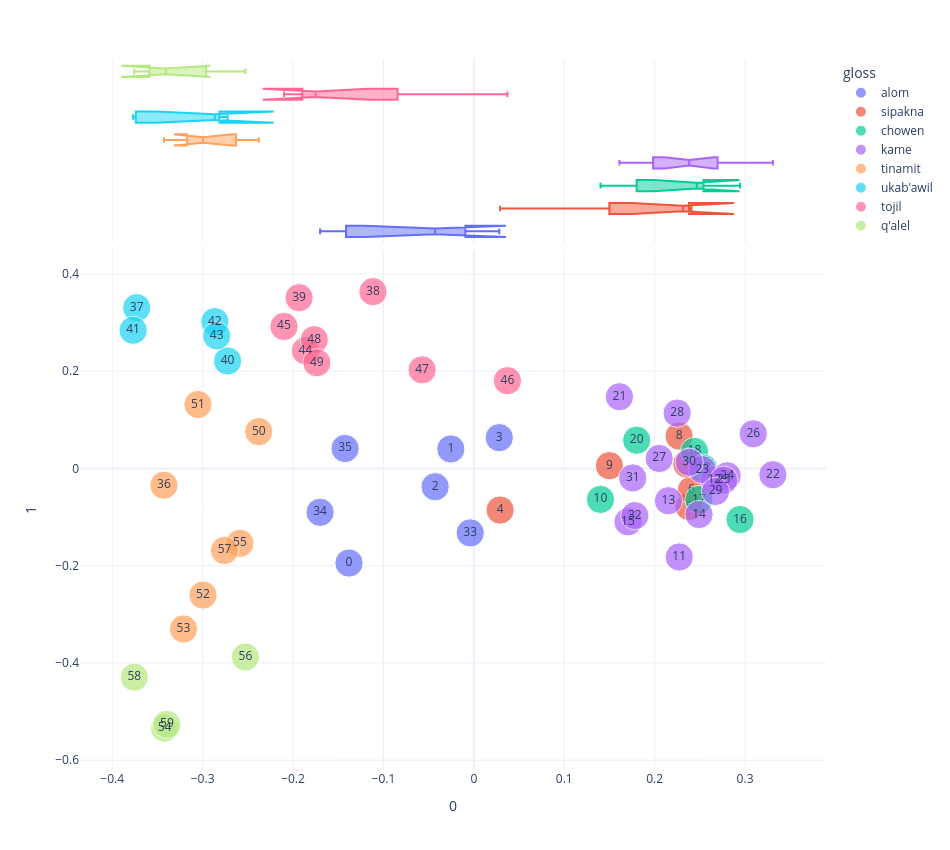

Here is the notebook cell this chart was saved with:
### Code cell
plot_pca(0,1)

### Figure 1 — Plotly figure (JSON) as saved in the notebook; plotly's stock layout.template omitted (floating-point values rounded to 4 significant figures)
{"data": [{"hovertemplate": "gloss=alom<br>0=%{x}<br>1=%{y}<br>size=%{marker.size}<br>chunk_num=%{text}<extra></extra>", "legendgroup": "alom", "marker": {"color": "#636efa", "size": [1, 1, 1, 1, 1, 1, 1], "sizemode": "area", "sizeref": 0.0025, "symbol": "circle"}, "mode": "markers+text", "name": "alom", "orientation": "v", "showlegend": true, "text": [0.0, 1.0, 2.0, 3.0, 33.0, 34.0, 35.0], "type": "scatter", "x": [-0.1381, -0.02544, -0.0428, 0.02815, -0.003985, -0.1701, -0.1424], "xaxis": "x", "y": [-0.1946, 0.04003, -0.03768, 0.06331, -0.1325, -0.09018, 0.04101], "yaxis": "y"}, {"alignmentgroup": "True", "hovertemplate": "gloss=alom<br>0=%{x}<extra></extra>", "legendgroup": "alom", "marker": {"color": "#636efa", "symbol": "circle"}, "name": "alom", "notched": true, "offsetgroup": "alom", "showlegend": false, "type": "box", "x": [-0.1381, -0.02544, -0.0428, 0.02815, -0.003985, -0.1701, -0.1424], "xaxis": "x2", "yaxis": "y2"}, {"hovertemplate": "gloss=sipakna<br>0=%{x}<br>1=%{y}<br>size=%{marker.size}<br>chunk_num=%{text}<extra></extra>", "legendgroup": "sipakna", "marker": {"color": "#EF553B", "size": [1, 1, 1, 1, 1, 1], "sizemode": "area", "sizeref": 0.0025, "symbol": "circle"}, "mode": "markers+text", "name": "sipakna", "orientation": "v", "showlegend": true, "text": [4.0, 5.0, 6.0, 7.0, 8.0, 9.0], "type": "scatter", "x": [0.02904, 0.238, 0.2407, 0.2355, 0.2271, 0.15], "xaxis": "x", "y": [-0.08555, -0.07844, -0.04447, 0.00934, 0.06653, 0.005611], "yaxis": "y"}, {"alignmentgroup": "True", "hovertemplate": "gloss=sipakna<br>0=%{x}<extra></extra>", "legendgroup": "sipakna", "marker": {"color": "#EF553B", "symbol": "circle"}, "name": "sipakna", "notched": true, "offsetgroup": "sipakna", "showlegend": false, "type": "box", "x": [0.02904, 0.238, 0.2407, 0.2355, 0.2271, 0.15], "xaxis": "x2", "yaxis": "y2"}, {"hovertemplate": "gloss=chowen<br>0=%{x}<br>1=%{y}<br>size=%{marker.size}<br>chunk_num=%{text}<extra></extra>", "legendgroup": "chowen", "marker": {"color": "#00cc96", "size": [1, 1, 1, 1, 1, 1], "sizemode": "area", "sizeref": 0.0025, "symbol": "circle"}, "mode": "markers+text", "name": "chowen", "orientation": "v", "showlegend": true, "text": [10.0, 16.0, 17.0, 18.0, 19.0, 20.0], "type": "scatter", "x": [0.1401, 0.2945, 0.249, 0.2441, 0.2541, 0.1801], "xaxis": "x", "y": [-0.06366, -0.1051, -0.064, 0.03513, 0.0004676, 0.05802], "yaxis": "y"}, {"alignmentgroup": "True", "hovertemplate": "gloss=chowen<br>0=%{x}<extra></extra>", "legendgroup": "chowen", "marker": {"color": "#00cc96", "symbol": "circle"}, "name": "chowen", "notched": true, "offsetgroup": "chowen", "showlegend": false, "type": "box", "x": [0.1401, 0.2945, 0.249, 0.2441, 0.2541, 0.1801], "xaxis": "x2", "yaxis": "y2"}, {"hovertemplate": "gloss=kame<br>0=%{x}<br>1=%{y}<br>size=%{marker.size}<br>chunk_num=%{text}<extra></extra>", "legendgroup": "kame", "marker": {"color": "#ab63fa", "size": [1, 1, 1, 1, 1, 1, 1, 1, 1, 1, 1, 1, 1, 1, 1, 1, 1], "sizemode": "area", "sizeref": 0.0025, "symbol": "circle"}, "mode": "markers+text", "name": "kame", "orientation": "v", "showlegend": true, "text": [11.0, 12.0, 13.0, 14.0, 15.0, 21.0, 22.0, 23.0, 24.0, 25.0, 26.0, 27.0, 28.0, 29.0, 30.0, 31.0, 32.0], "type": "scatter", "x": [0.2272, 0.266, 0.2153, 0.2491, 0.1705, 0.161, 0.3308, 0.2527, 0.2803, 0.2764, 0.3091, 0.205, 0.2249, 0.2674, 0.2382, 0.1758, 0.1781], "xaxis": "x", "y": [-0.1821, -0.02344, -0.06639, -0.09482, -0.1098, 0.1474, -0.01297, -0.002405, -0.01508, -0.02409, 0.07124, 0.02043, 0.1138, -0.04732, 0.01273, -0.01952, -0.09708], "yaxis": "y"}, {"alignmentgroup": "True", "hovertemplate": "gloss=kame<br>0=%{x}<extra></extra>", "legendgroup": "kame", "marker": {"color": "#ab63fa", "symbol": "circle"}, "name": "kame", "notched": true, "offsetgroup": "kame", "showlegend": false, "type": "box", "x": [0.2272, 0.266, 0.2153, 0.2491, 0.1705, 0.161, 0.3308, 0.2527, 0.2803, 0.2764, 0.3091, 0.205, 0.2249, 0.2674, 0.2382, 0.1758, 0.1781], "xaxis": "x2", "yaxis": "y2"}, {"hovertemplate": "gloss=tinamit<br>0=%{x}<br>1=%{y}<br>size=%{marker.size}<br>chunk_num=%{text}<extra></extra>", "legendgroup": "tinamit", "marker": {"color": "#FFA15A", "size": [1, 1, 1, 1, 1, 1, 1], "sizemode": "area", "sizeref": 0.0025, "symbol": "circle"}, "mode": "markers+text", "name": "tinamit", "orientation": "v", "showlegend": true, "text": [36.0, 50.0, 51.0, 52.0, 53.0, 55.0, 57.0], "type": "scatter", "x": [-0.3428, -0.2379, -0.3051, -0.2996, -0.3212, -0.2588, -0.2758], "xaxis": "x", "y": [-0.03454, 0.07565, 0.1315, -0.2604, -0.3302, -0.1539, -0.1686], "yaxis": "y"}, {"alignmentgroup": "True", "hovertemplate": "gloss=tinamit<br>0=%{x}<extra></extra>", "legendgroup": "tinamit", "marker": {"color": "#FFA15A", "symbol": "circle"}, "name": "tinamit", "notched": true, "offsetgroup": "tinamit", "showlegend": false, "type": "box", "x": [-0.3428, -0.2379, -0.3051, -0.2996, -0.3212, -0.2588, -0.2758], "xaxis": "x2", "yaxis": "y2"}, {"hovertemplate": "gloss=ukab'awil<br>0=%{x}<br>1=%{y}<br>size=%{marker.size}<br>chunk_num=%{text}<extra></extra>", "legendgroup": "ukab'awil", "marker": {"color": "#19d3f3", "size": [1, 1, 1, 1, 1], "sizemode": "area", "sizeref": 0.0025, "symbol": "circle"}, "mode": "markers+text", "name": "ukab'awil", "orientation": "v", "showlegend": true, "text": [37.0, 40.0, 41.0, 42.0, 43.0], "type": "scatter", "x": [-0.3729, -0.2724, -0.3769, -0.2865, -0.2844], "xaxis": "x", "y": [0.3306, 0.2209, 0.2842, 0.3019, 0.2727], "yaxis": "y"}, {"alignmentgroup": "True", "hovertemplate": "gloss=ukab'awil<br>0=%{x}<extra></extra>", "legendgroup": "ukab'awil", "marker": {"color": "#19d3f3", "symbol": "circle"}, "name": "ukab'awil", "notched": true, "offsetgroup": "ukab'awil", "showlegend": false, "type": "box", "x": [-0.3729, -0.2724, -0.3769, -0.2865, -0.2844], "xaxis": "x2", "yaxis": "y2"}, {"hovertemplate": "gloss=tojil<br>0=%{x}<br>1=%{y}<br>size=%{marker.size}<br>chunk_num=%{text}<extra></extra>", "legendgroup": "tojil", "marker": {"color": "#FF6692", "size": [1, 1, 1, 1, 1, 1, 1, 1], "sizemode": "area", "sizeref": 0.0025, "symbol": "circle"}, "mode": "markers+text", "name": "tojil", "orientation": "v", "showlegend": true, "text": [38.0, 39.0, 44.0, 45.0, 46.0, 47.0, 48.0, 49.0], "type": "scatter", "x": [-0.1116, -0.1933, -0.1863, -0.21, 0.03716, -0.05722, -0.1765, -0.1736], "xaxis": "x", "y": [0.3636, 0.3511, 0.2421, 0.292, 0.1806, 0.2027, 0.2647, 0.2174], "yaxis": "y"}, {"alignmentgroup": "True", "hovertemplate": "gloss=tojil<br>0=%{x}<extra></extra>", "legendgroup": "tojil", "marker": {"color": "#FF6692", "symbol": "circle"}, "name": "tojil", "notched": true, "offsetgroup": "tojil", "showlegend": false, "type": "box", "x": [-0.1116, -0.1933, -0.1863, -0.21, 0.03716, -0.05722, -0.1765, -0.1736], "xaxis": "x2", "yaxis": "y2"}, {"hovertemplate": "gloss=q'alel<br>0=%{x}<br>1=%{y}<br>size=%{marker.size}<br>chunk_num=%{text}<extra></extra>", "legendgroup": "q'alel", "marker": {"color": "#B6E880", "size": [1, 1, 1, 1], "sizemode": "area", "sizeref": 0.0025, "symbol": "circle"}, "mode": "markers+text", "name": "q'alel", "orientation": "v", "showlegend": true, "text": [54.0, 56.0, 58.0, 59.0], "type": "scatter", "x": [-0.3421, -0.2527, -0.3756, -0.3394], "xaxis": "x", "y": [-0.5342, -0.3879, -0.4293, -0.5264], "yaxis": "y"}, {"alignmentgroup": "True", "hovertemplate": "gloss=q'alel<br>0=%{x}<extra></extra>", "legendgroup": "q'alel", "marker": {"color": "#B6E880", "symbol": "circle"}, "name": "q'alel", "notched": true, "offsetgroup": "q'alel", "showlegend": false, "type": "box", "x": [-0.3421, -0.2527, -0.3756, -0.3394], "xaxis": "x2", "yaxis": "y2"}], "layout": {"height": 850, "legend": {"itemsizing": "constant", "title": {"text": "gloss"}, "tracegroupgap": 0}, "margin": {"t": 60}, "width": 950, "xaxis": {"anchor": "y", "domain": [0, 1], "title": {"text": "0"}}, "xaxis2": {"anchor": "y2", "domain": [0, 1], "matches": "x", "showgrid": true, "showticklabels": false}, "yaxis": {"anchor": "x", "domain": [0, 0.7326], "title": {"text": "1"}}, "yaxis2": {"anchor": "x2", "domain": [0.7426, 1], "matches": "y2", "showgrid": false, "showline": false, "showticklabels": false, "ticks": ""}}}
